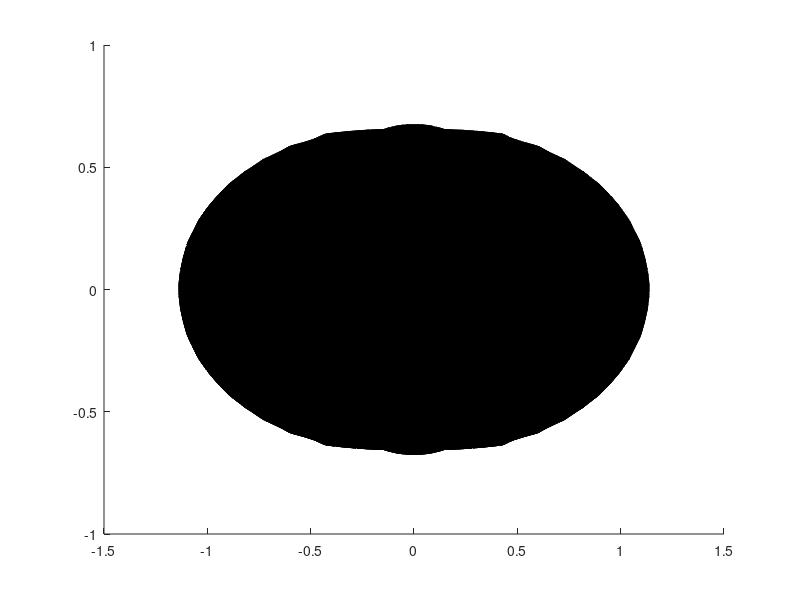

Write the MATLAB code that produced this figure. (Note: this script raises an error after producing the figure.)
clear; close all; clc  % 三维旋转爱心（实心体表面）

% ---- 爱心隐式方程 + 等值面 ----
[x, y, z] = meshgrid(linspace(-1.5, 1.5, 60));
val = (x.^2 + 9/4*y.^2 + z.^2 - 1).^3 - x.^2.*z.^3 - 9/80*y.^2.*z.^3;
[f, v] = isosurface(x, y, z, val, 0);

% ---- 绘制实心体表面 ----
p = patch('Faces', f, 'Vertices', v);
isonormals(x, y, z, val, p);            % 计算法线，光照才平滑
p.FaceColor = [0.85 0.15 0.25];         % 爱心红
p.EdgeColor = 'none';

axis equal; axis([-1.5 1.5 -1.5 1.5 -1.5 1.5]); view(30, 10);
camlight; lighting gouraud; material shiny;

% ---- 用 hgtransform 绕 Z 轴持续旋转：5 秒一圈 ----
tr = hgtransform;
p.Parent = tr;                          % 把爱心挂到变换节点上
T = 5;                                  % 周期（秒/圈）
omega = 2*pi/T;
t0 = tic;
while isvalid(p)                        % 关闭图形窗口后自动退出
    tr.Matrix = makehgtform('zrotate', toc(t0)*omega);
    drawnow; pause(0.01);
end

% clear all;close all;clc %三维旋转爱心
% [x, y, z]=meshgrid(linspace(-1.5, 1.5, 30));
% val=(x.^2+9/4*y.^2+z.^2-1).^3-x.^2.*z.^3-9/80*y.^2.*z.^3;
% [f, v]=isosurface(x, y, z, val, 0);
% plot3(v(:,1), v(:,2), v(:,3), 'or', 'markerfacecolor', 'r')
% H=[]
% for t=linspace(0, 20*pi, 200)
%     X=v(:,1)*cos(t)-v(:,2)*sin(t);
%     Y=v(:,1)*sin(t)+v(:,2)*cos(t);
%     Z=v(:,3);
%     delete(H)
%     H=plot3(X, Y, Z, 'or', 'markerfacecolor', 'r');axis equal
%     axis([-1.5 1.5 -1.5 1.5 -1.5 1.5])
%     view(30, 10)
%     pause(0.01)
% end
